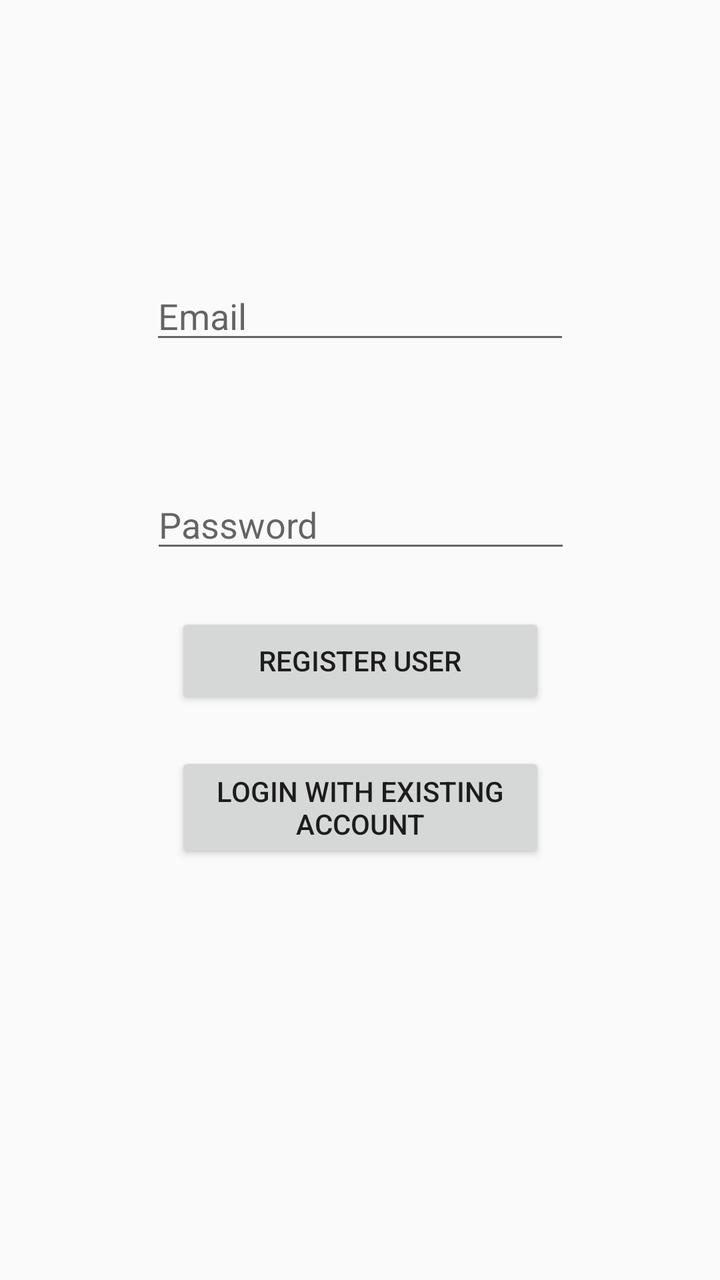
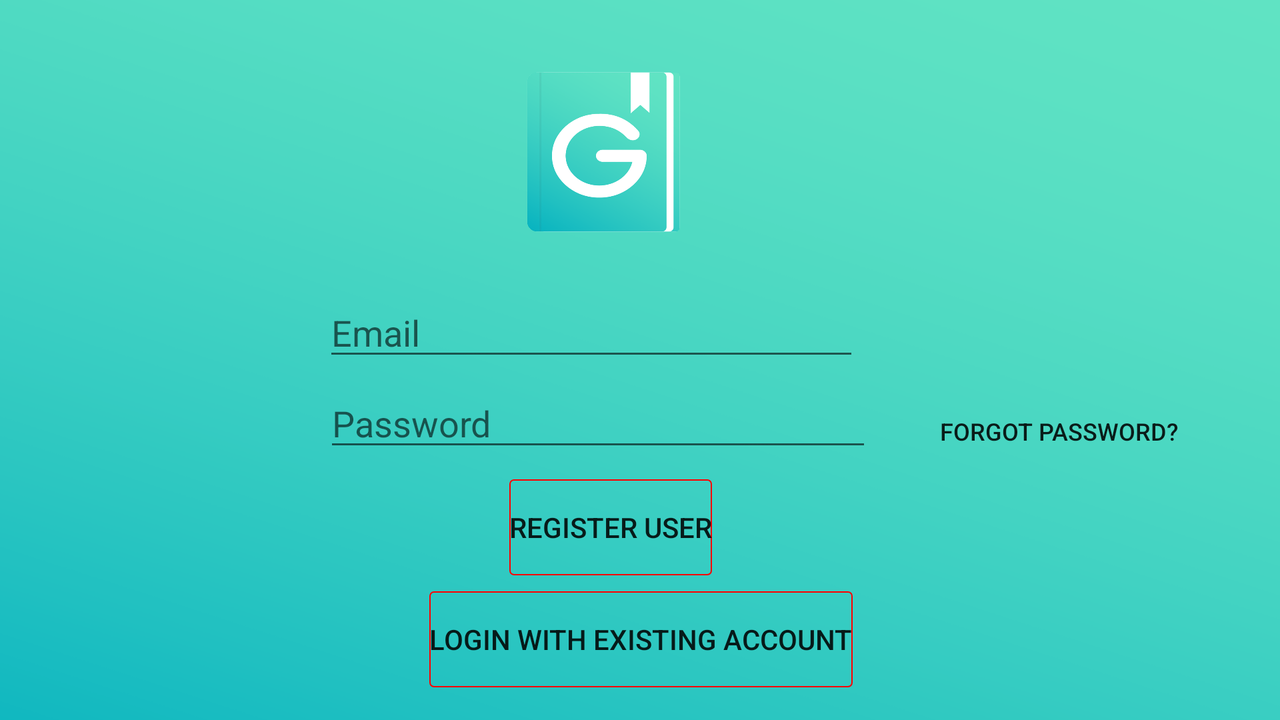

An Android layout and its configuration variant, each rendered on a device that would load it. The default file and the variant file are quoted in full after the pictures.
<!-- AndroidManifest.xml: application theme AppTheme -->
<!-- res/layout/activity_login.xml -->
<?xml version="1.0" encoding="utf-8"?>
<android.support.constraint.ConstraintLayout xmlns:android="http://schemas.android.com/apk/res/android"
    xmlns:app="http://schemas.android.com/apk/res-auto"
    xmlns:tools="http://schemas.android.com/tools"
    android:layout_width="match_parent"
    android:layout_height="match_parent"
    tools:context=".Activities.LoginActivity">

    <ProgressBar
        android:id="@+id/progressBar"
        android:visibility="gone"
        android:layout_width="wrap_content"
        android:layout_height="wrap_content"
        android:layout_marginStart="8dp"
        android:layout_marginTop="8dp"
        android:layout_marginEnd="8dp"
        android:layout_marginBottom="8dp"
        app:layout_constraintBottom_toBottomOf="parent"
        app:layout_constraintEnd_toEndOf="parent"
        app:layout_constraintHorizontal_bias="0.946"
        app:layout_constraintStart_toStartOf="parent"
        app:layout_constraintTop_toTopOf="parent"
        app:layout_constraintVertical_bias="0.984" />

    <Button
        android:id="@+id/registerUser"
        android:layout_width="185dp"
        android:layout_height="wrap_content"
        android:layout_marginStart="8dp"
        android:layout_marginTop="8dp"
        android:layout_marginEnd="8dp"
        android:layout_marginBottom="8dp"
        android:text="@string/registerUser"
        app:layout_constraintBottom_toBottomOf="parent"
        app:layout_constraintEnd_toEndOf="parent"
        app:layout_constraintHorizontal_bias="0.502"
        app:layout_constraintStart_toStartOf="parent"
        app:layout_constraintTop_toTopOf="parent"
        app:layout_constraintVertical_bias="0.518" />

    <EditText
        android:id="@+id/password"
        android:layout_width="wrap_content"
        android:layout_height="wrap_content"
        android:layout_marginStart="8dp"
        android:layout_marginTop="8dp"
        android:layout_marginEnd="8dp"
        android:layout_marginBottom="8dp"
        android:ems="10"
        android:hint="@string/password"
        android:inputType="textPassword"
        app:layout_constraintBottom_toBottomOf="parent"
        app:layout_constraintEnd_toEndOf="parent"
        app:layout_constraintHorizontal_bias="0.503"
        app:layout_constraintStart_toStartOf="parent"
        app:layout_constraintTop_toTopOf="parent"
        app:layout_constraintVertical_bias="0.398"
        android:importantForAutofill="no"
        tools:ignore="UnusedAttribute" />

    <EditText
        android:id="@+id/email"
        android:layout_width="wrap_content"
        android:layout_height="wrap_content"
        android:layout_marginStart="8dp"
        android:layout_marginTop="8dp"
        android:layout_marginEnd="8dp"
        android:layout_marginBottom="8dp"
        android:ems="10"
        android:hint="@string/email"
        android:inputType="textEmailAddress"
        app:layout_constraintBottom_toBottomOf="parent"
        app:layout_constraintEnd_toEndOf="parent"
        app:layout_constraintStart_toStartOf="parent"
        app:layout_constraintTop_toTopOf="parent"
        app:layout_constraintVertical_bias="0.219"
        android:importantForAutofill="no"
        tools:ignore="UnusedAttribute" />

    <Button
        android:id="@+id/login"
        android:layout_width="185dp"
        android:layout_height="wrap_content"
        android:layout_marginStart="8dp"
        android:layout_marginTop="8dp"
        android:layout_marginEnd="8dp"
        android:layout_marginBottom="8dp"
        android:text="@string/login"
        app:layout_constraintBottom_toBottomOf="parent"
        app:layout_constraintEnd_toEndOf="parent"
        app:layout_constraintHorizontal_bias="0.502"
        app:layout_constraintStart_toStartOf="parent"
        app:layout_constraintTop_toTopOf="parent"
        app:layout_constraintVertical_bias="0.647" />

</android.support.constraint.ConstraintLayout>
<!-- resources referenced by this layout -->
<resources>
  <string name="email">Email</string>
  <string name="login">Login with existing account</string>
  <string name="password">Password</string>
  <string name="registerUser">Register user</string>
  <style name="AppTheme" parent="Theme.AppCompat.Light.DarkActionBar">
          
          <item name="colorPrimary">@color/colorPrimary</item>
          <item name="colorPrimaryDark">@color/colorPrimaryDark</item>
          <item name="colorAccent">@color/colorAccent</item>
          <item name="actionMenuTextColor">@color/colorPrimary</item>
          <item name="android:actionMenuTextColor">@color/colorPrimary</item>
      </style>
  <color name="colorPrimary">#008577</color>
  <color name="colorPrimaryDark">#00574B</color>
  <color name="colorAccent">#D81B60</color>
</resources>
<!-- res/layout-land/activity_login.xml (the repository's variant of the layout above) -->
<!-- drawn on the phone turned sideways -->
<?xml version="1.0" encoding="utf-8"?>
<androidx.constraintlayout.widget.ConstraintLayout xmlns:android="http://schemas.android.com/apk/res/android"
    xmlns:app="http://schemas.android.com/apk/res-auto"
    xmlns:tools="http://schemas.android.com/tools"
    android:layout_width="match_parent"
    android:layout_height="match_parent"
    android:background="@drawable/background_glimpse"
    tools:context=".Activities.LoginActivity">


    <Button
        android:id="@id/forgotPassword"
        android:layout_width="wrap_content"
        android:layout_height="wrap_content"
        android:layout_marginStart="8dp"
        android:layout_marginTop="8dp"
        android:layout_marginEnd="8dp"
        android:layout_marginBottom="8dp"
        android:background="@color/fui_transparent"
        android:text="@string/forgot"
        android:textSize="12sp"
        app:layout_constraintBottom_toBottomOf="parent"
        app:layout_constraintEnd_toEndOf="parent"
        app:layout_constraintHorizontal_bias="0.916"
        app:layout_constraintStart_toStartOf="parent"
        app:layout_constraintTop_toTopOf="parent"
        app:layout_constraintVertical_bias="0.62" />

    <ProgressBar
        android:id="@+id/progressBar"
        android:layout_width="43dp"
        android:layout_height="38dp"
        android:layout_marginStart="8dp"
        android:layout_marginTop="8dp"
        android:layout_marginEnd="8dp"
        android:layout_marginBottom="8dp"
        android:visibility="gone"
        app:layout_constraintBottom_toBottomOf="parent"
        app:layout_constraintEnd_toEndOf="parent"
        app:layout_constraintHorizontal_bias="0.501"
        app:layout_constraintStart_toStartOf="parent"
        app:layout_constraintTop_toTopOf="parent"
        app:layout_constraintVertical_bias="0.392" />

    <Button
        android:id="@+id/registerUser"
        android:layout_width="wrap_content"
        android:layout_height="wrap_content"
        android:layout_marginStart="8dp"
        android:layout_marginTop="8dp"
        android:layout_marginEnd="8dp"
        android:layout_marginBottom="8dp"
        android:background="@drawable/button_background"
        android:text="@string/registerUser"
        android:textSize="14sp"
        app:layout_constraintBottom_toBottomOf="parent"
        app:layout_constraintEnd_toEndOf="parent"
        app:layout_constraintHorizontal_bias="0.472"
        app:layout_constraintStart_toStartOf="parent"
        app:layout_constraintTop_toTopOf="parent"
        app:layout_constraintVertical_bias="0.783" />

    <EditText
        android:id="@+id/password"
        android:layout_width="274dp"
        android:layout_height="wrap_content"
        android:layout_marginStart="8dp"
        android:layout_marginTop="8dp"
        android:layout_marginEnd="8dp"
        android:layout_marginBottom="8dp"
        android:ems="10"
        android:hint="@string/password"
        android:importantForAutofill="no"
        android:inputType="textPassword"
        app:layout_constraintBottom_toBottomOf="parent"
        app:layout_constraintEnd_toEndOf="parent"
        app:layout_constraintHorizontal_bias="0.44"
        app:layout_constraintStart_toStartOf="parent"
        app:layout_constraintTop_toTopOf="parent"
        app:layout_constraintVertical_bias="0.599"
        tools:ignore="UnusedAttribute" />

    <EditText
        android:id="@+id/email"
        android:layout_width="268dp"
        android:layout_height="wrap_content"
        android:layout_marginStart="8dp"
        android:layout_marginTop="8dp"
        android:layout_marginEnd="8dp"
        android:layout_marginBottom="8dp"
        android:ems="10"
        android:hint="@string/email"
        android:importantForAutofill="no"
        android:inputType="textEmailAddress"
        app:layout_constraintBottom_toBottomOf="parent"
        app:layout_constraintEnd_toEndOf="parent"
        app:layout_constraintHorizontal_bias="0.432"
        app:layout_constraintStart_toStartOf="parent"
        app:layout_constraintTop_toTopOf="parent"
        app:layout_constraintVertical_bias="0.449"
        tools:ignore="UnusedAttribute" />

    <Button
        android:id="@+id/login"
        android:layout_width="wrap_content"
        android:layout_height="wrap_content"
        android:layout_marginStart="8dp"
        android:layout_marginTop="8dp"
        android:layout_marginEnd="8dp"
        android:layout_marginBottom="8dp"
        android:background="@drawable/button_background"
        android:text="@string/login"
        android:textSize="14sp"
        app:layout_constraintBottom_toBottomOf="parent"
        app:layout_constraintEnd_toEndOf="parent"
        app:layout_constraintHorizontal_bias="0.501"
        app:layout_constraintStart_toStartOf="parent"
        app:layout_constraintTop_toTopOf="parent"
        app:layout_constraintVertical_bias="0.972" />

    <ImageView
        android:id="@+id/imageView"
        android:layout_width="242dp"
        android:layout_height="120dp"
        android:layout_marginStart="8dp"
        android:layout_marginTop="8dp"
        android:layout_marginEnd="8dp"
        android:layout_marginBottom="8dp"
        android:contentDescription="@string/login_image"
        app:layout_constraintBottom_toBottomOf="parent"
        app:layout_constraintEnd_toEndOf="parent"
        app:layout_constraintHorizontal_bias="0.455"
        app:layout_constraintStart_toStartOf="parent"
        app:layout_constraintTop_toTopOf="parent"
        app:layout_constraintVertical_bias="0.035"
        app:srcCompat="@drawable/glimpse_front" />

</androidx.constraintlayout.widget.ConstraintLayout>
<!-- resources referenced by the variant -->
<!-- as the phone turned sideways resolves them -->
<resources>
  <!-- drawable background_glimpse: png bitmap (drawable, 98911 bytes) -->
  <!-- drawable button_background (drawable) -->
  <?xml version="1.0" encoding="utf-8"?>
  <shape xmlns:android="http://schemas.android.com/apk/res/android"
      android:shape="rectangle">
      <corners
          android:radius="2dp" />
      <stroke
          android:width="2px"
          android:color="@color/Red" />
  </shape>
  <!-- drawable glimpse_front: png bitmap (drawable, 87267 bytes) -->
  <string name="email">Email</string>
  <string name="forgot">Forgot password? </string>
  <string name="login">Login with existing account</string>
  <string name="login_image">login_image</string>
  <string name="password">Password</string>
  <string name="registerUser">Register user</string>
  <style name="AppTheme" parent="Theme.AppCompat.Light.DarkActionBar">
          
          <item name="colorPrimary">@color/colorPrimary</item>
          <item name="colorPrimaryDark">@color/colorPrimaryDark</item>
          <item name="colorAccent">@color/colorAccent</item>
          <item name="actionMenuTextColor">@color/colorPrimary</item>
          <item name="android:actionMenuTextColor">@color/colorPrimary</item>
      </style>
  <color name="Red">#FF0000</color>
  <color name="colorPrimary">#008577</color>
  <color name="colorPrimaryDark">#00574B</color>
  <color name="colorAccent">#D81B60</color>
</resources>
